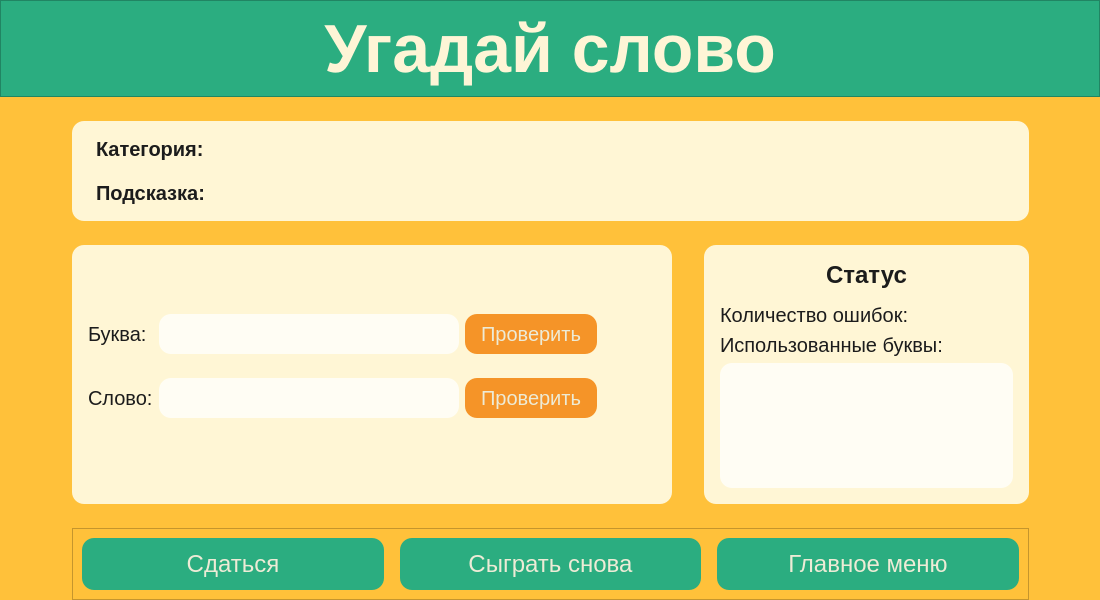
<?xml version="1.0" encoding="UTF-8"?>
<ui version="4.0">
 <class>gamePage</class>
 <widget class="QWidget" name="gamePage">
  <property name="geometry">
   <rect>
    <x>0</x>
    <y>0</y>
    <width>1100</width>
    <height>600</height>
   </rect>
  </property>
  <property name="sizePolicy">
   <sizepolicy hsizetype="Expanding" vsizetype="Expanding">
    <horstretch>0</horstretch>
    <verstretch>0</verstretch>
   </sizepolicy>
  </property>
  <property name="minimumSize">
   <size>
    <width>1100</width>
    <height>600</height>
   </size>
  </property>
  <property name="windowTitle">
   <string>Form</string>
  </property>
  <property name="styleSheet">
   <string notr="true">#gamePage {
	font-family: &quot;Nunito Sans Normal&quot;;
	background-color: #FFC13A;
}</string>
  </property>
  <layout class="QVBoxLayout" name="verticalLayout">
   <property name="spacing">
    <number>0</number>
   </property>
   <property name="leftMargin">
    <number>0</number>
   </property>
   <property name="topMargin">
    <number>0</number>
   </property>
   <property name="rightMargin">
    <number>0</number>
   </property>
   <property name="bottomMargin">
    <number>0</number>
   </property>
   <item>
    <widget class="QFrame" name="gameHeader">
     <property name="styleSheet">
      <string notr="true">#gameHeader{
	background-color: #2BAD80;
}</string>
     </property>
     <property name="frameShape">
      <enum>QFrame::StyledPanel</enum>
     </property>
     <property name="frameShadow">
      <enum>QFrame::Raised</enum>
     </property>
     <layout class="QHBoxLayout" name="horizontalLayout">
      <item>
       <widget class="QLabel" name="gameTitle">
        <property name="styleSheet">
         <string notr="true">#gameTitle {
	font-family: &quot;NunitoSans&quot;;
	font-size: 68px;
	font-weight: 600;
	color: #FEF5D6;
}</string>
        </property>
        <property name="text">
         <string>Угадай слово</string>
        </property>
        <property name="alignment">
         <set>Qt::AlignCenter</set>
        </property>
       </widget>
      </item>
     </layout>
    </widget>
   </item>
   <item>
    <widget class="QWidget" name="gameMainContainer" native="true">
     <property name="sizePolicy">
      <sizepolicy hsizetype="Preferred" vsizetype="Expanding">
       <horstretch>0</horstretch>
       <verstretch>0</verstretch>
      </sizepolicy>
     </property>
     <property name="styleSheet">
      <string notr="true">#gameMainContainer{
	background-color: #FFC13A;
}

QLabel {
	color: #1C1C1C;
}</string>
     </property>
     <layout class="QVBoxLayout" name="verticalLayout_2">
      <property name="spacing">
       <number>16</number>
      </property>
      <property name="leftMargin">
       <number>24</number>
      </property>
      <property name="topMargin">
       <number>24</number>
      </property>
      <property name="rightMargin">
       <number>24</number>
      </property>
      <property name="bottomMargin">
       <number>0</number>
      </property>
      <item>
       <widget class="QWidget" name="gameFieldContainer" native="true">
        <layout class="QHBoxLayout" name="horizontalLayout_4">
         <property name="spacing">
          <number>0</number>
         </property>
         <property name="leftMargin">
          <number>0</number>
         </property>
         <property name="topMargin">
          <number>0</number>
         </property>
         <property name="rightMargin">
          <number>0</number>
         </property>
         <property name="bottomMargin">
          <number>0</number>
         </property>
         <item>
          <spacer name="horizontalSpacer_5">
           <property name="orientation">
            <enum>Qt::Horizontal</enum>
           </property>
           <property name="sizeHint" stdset="0">
            <size>
             <width>40</width>
             <height>20</height>
            </size>
           </property>
          </spacer>
         </item>
         <item>
          <widget class="QWidget" name="gameFieldWrapper" native="true">
           <property name="sizePolicy">
            <sizepolicy hsizetype="Preferred" vsizetype="Expanding">
             <horstretch>0</horstretch>
             <verstretch>0</verstretch>
            </sizepolicy>
           </property>
           <layout class="QVBoxLayout" name="verticalLayout_3">
            <property name="spacing">
             <number>24</number>
            </property>
            <property name="leftMargin">
             <number>0</number>
            </property>
            <property name="topMargin">
             <number>0</number>
            </property>
            <property name="rightMargin">
             <number>0</number>
            </property>
            <property name="bottomMargin">
             <number>0</number>
            </property>
            <item>
             <widget class="QWidget" name="gameInfoContainer" native="true">
              <property name="sizePolicy">
               <sizepolicy hsizetype="Preferred" vsizetype="Preferred">
                <horstretch>0</horstretch>
                <verstretch>0</verstretch>
               </sizepolicy>
              </property>
              <property name="minimumSize">
               <size>
                <width>0</width>
                <height>100</height>
               </size>
              </property>
              <property name="styleSheet">
               <string notr="true">#gameInfoContainer {
	background-color: #FFF6D5;
	border-radius: 12px;
}

QLabel {
	font-family: &quot;NunitoSans&quot;;
	font-size: 20px;
	font-weight: 400;
}

#gameCategoryLb, #gameHintLb {
	font-weight: 500;
}</string>
              </property>
              <layout class="QGridLayout" name="gridLayout">
               <property name="leftMargin">
                <number>24</number>
               </property>
               <property name="rightMargin">
                <number>24</number>
               </property>
               <property name="horizontalSpacing">
                <number>16</number>
               </property>
               <item row="0" column="1">
                <widget class="QLabel" name="gameCategoryText">
                 <property name="text">
                  <string/>
                 </property>
                </widget>
               </item>
               <item row="1" column="1">
                <widget class="QLabel" name="gameHintText">
                 <property name="text">
                  <string/>
                 </property>
                </widget>
               </item>
               <item row="0" column="0">
                <widget class="QLabel" name="gameCategoryLb">
                 <property name="styleSheet">
                  <string notr="true">#gameCategoryLb {
	font-family: &quot;NunitoSans&quot;;
	font-weight: 600;
}</string>
                 </property>
                 <property name="text">
                  <string>Категория:</string>
                 </property>
                </widget>
               </item>
               <item row="1" column="0">
                <widget class="QLabel" name="gameHintLb">
                 <property name="styleSheet">
                  <string notr="true">#gameHintLb {
	font-family: &quot;NunitoSans&quot;;
	font-weight: 600;
}</string>
                 </property>
                 <property name="text">
                  <string>Подсказка:</string>
                 </property>
                </widget>
               </item>
               <item row="0" column="2">
                <spacer name="horizontalSpacer">
                 <property name="orientation">
                  <enum>Qt::Horizontal</enum>
                 </property>
                 <property name="sizeHint" stdset="0">
                  <size>
                   <width>40</width>
                   <height>20</height>
                  </size>
                 </property>
                </spacer>
               </item>
               <item row="1" column="2">
                <spacer name="horizontalSpacer_2">
                 <property name="orientation">
                  <enum>Qt::Horizontal</enum>
                 </property>
                 <property name="sizeHint" stdset="0">
                  <size>
                   <width>40</width>
                   <height>20</height>
                  </size>
                 </property>
                </spacer>
               </item>
              </layout>
             </widget>
            </item>
            <item>
             <widget class="QWidget" name="gameWrapper" native="true">
              <property name="sizePolicy">
               <sizepolicy hsizetype="Preferred" vsizetype="Expanding">
                <horstretch>0</horstretch>
                <verstretch>0</verstretch>
               </sizepolicy>
              </property>
              <layout class="QHBoxLayout" name="horizontalLayout_3">
               <property name="spacing">
                <number>32</number>
               </property>
               <property name="leftMargin">
                <number>0</number>
               </property>
               <property name="topMargin">
                <number>0</number>
               </property>
               <property name="rightMargin">
                <number>0</number>
               </property>
               <property name="bottomMargin">
                <number>0</number>
               </property>
               <item>
                <widget class="QWidget" name="gameField" native="true">
                 <property name="minimumSize">
                  <size>
                   <width>600</width>
                   <height>0</height>
                  </size>
                 </property>
                 <property name="maximumSize">
                  <size>
                   <width>1100</width>
                   <height>16777215</height>
                  </size>
                 </property>
                 <property name="styleSheet">
                  <string notr="true">#gameField {
	background-color: #FFF6D5;
	border-radius: 12px;
}

QLabel {
	font-family: &quot;NunitoSans&quot;;
	font-size: 20px;
	font-weight: 400;
	color: #1C1C1C;
}

#encryptedWordText {
	color: #1C1C1C;
	font-size: 18px;
	font-weight: 500;
}

QLineEdit {
	border-radius: 12px;
	font-size: 20px;
	padding: 0 12px;
	background-color: #FFFDF4;
	color: #1C1C1C;
}

QLineEdit:focus {
	border: 2px solid #D5DEFF;
}

QPushButton {
	background-color: #F59428;
	padding: 8px 16px;
	border-radius: 12px;
	font-size: 20px;
	font-weight: 400;
	color: #EDEBD6;
}

QPushButton:hover{
background-color: rgb(255, 172, 29);
}

QPushButton:pressed{
	background-color: rgb(220, 131, 35);
}</string>
                 </property>
                 <layout class="QGridLayout" name="gridLayout_2">
                  <property name="leftMargin">
                   <number>16</number>
                  </property>
                  <property name="topMargin">
                   <number>24</number>
                  </property>
                  <property name="rightMargin">
                   <number>16</number>
                  </property>
                  <property name="bottomMargin">
                   <number>0</number>
                  </property>
                  <property name="verticalSpacing">
                   <number>24</number>
                  </property>
                  <item row="2" column="0">
                   <widget class="QLabel" name="gameWordLb">
                    <property name="text">
                     <string>Слово:</string>
                    </property>
                   </widget>
                  </item>
                  <item row="1" column="2">
                   <widget class="QPushButton" name="buttonCheckChar">
                    <property name="text">
                     <string>Проверить</string>
                    </property>
                   </widget>
                  </item>
                  <item row="2" column="2">
                   <widget class="QPushButton" name="buttonCheckWord">
                    <property name="text">
                     <string>Проверить</string>
                    </property>
                   </widget>
                  </item>
                  <item row="1" column="0">
                   <widget class="QLabel" name="gameCharLb">
                    <property name="text">
                     <string>Буква:</string>
                    </property>
                   </widget>
                  </item>
                  <item row="2" column="1">
                   <widget class="QLineEdit" name="gameWordInput">
                    <property name="sizePolicy">
                     <sizepolicy hsizetype="Preferred" vsizetype="Preferred">
                      <horstretch>0</horstretch>
                      <verstretch>0</verstretch>
                     </sizepolicy>
                    </property>
                    <property name="minimumSize">
                     <size>
                      <width>300</width>
                      <height>0</height>
                     </size>
                    </property>
                   </widget>
                  </item>
                  <item row="1" column="1">
                   <widget class="QLineEdit" name="gameCharInput">
                    <property name="sizePolicy">
                     <sizepolicy hsizetype="Expanding" vsizetype="Preferred">
                      <horstretch>0</horstretch>
                      <verstretch>0</verstretch>
                     </sizepolicy>
                    </property>
                   </widget>
                  </item>
                  <item row="3" column="0">
                   <spacer name="verticalSpacer">
                    <property name="orientation">
                     <enum>Qt::Vertical</enum>
                    </property>
                    <property name="sizeHint" stdset="0">
                     <size>
                      <width>20</width>
                      <height>40</height>
                     </size>
                    </property>
                   </spacer>
                  </item>
                  <item row="1" column="3">
                   <spacer name="horizontalSpacer_3">
                    <property name="orientation">
                     <enum>Qt::Horizontal</enum>
                    </property>
                    <property name="sizeHint" stdset="0">
                     <size>
                      <width>40</width>
                      <height>20</height>
                     </size>
                    </property>
                   </spacer>
                  </item>
                  <item row="0" column="0" colspan="4">
                   <widget class="QLabel" name="encryptedWordText">
                    <property name="styleSheet">
                     <string notr="true"/>
                    </property>
                    <property name="text">
                     <string/>
                    </property>
                    <property name="alignment">
                     <set>Qt::AlignCenter</set>
                    </property>
                   </widget>
                  </item>
                 </layout>
                </widget>
               </item>
               <item>
                <widget class="QWidget" name="gameStatistics" native="true">
                 <property name="minimumSize">
                  <size>
                   <width>300</width>
                   <height>0</height>
                  </size>
                 </property>
                 <property name="maximumSize">
                  <size>
                   <width>800</width>
                   <height>16777215</height>
                  </size>
                 </property>
                 <property name="styleSheet">
                  <string notr="true">#gameStatistics {
	background-color: #FFF6D5;
	border-radius: 12px;
}

QLabel {
	font-family: &quot;NunitoSans&quot;;
	font-size: 20px;
	font-weight: 400;
}

#statisticsTitle {
	font-size: 24px;
	font-weight: 500;
	margin-bottom: 8px;
}

#errorCharList {
	font-size: 16px;
	font-weight: 400;
	background-color: #FFFDF4;
	border: none;
	border-radius: 12px;
	color: #1C1C1C;
}

#errorCharList::item {
	padding: 2px;
}

#errorCharList::item:selected {
	padding: 2px;
    background-color: #2ABf9E;
	color: #1C1C1C;
	underline: none;
}

#errorCharList::item:hover {
	padding: 1px;
	border: 1px solid #D5DEFF;
}

#errorCharList::item:focus {
	padding: 2px;
	border: none;
}</string>
                 </property>
                 <layout class="QGridLayout" name="gridLayout_3">
                  <property name="leftMargin">
                   <number>16</number>
                  </property>
                  <property name="topMargin">
                   <number>16</number>
                  </property>
                  <property name="rightMargin">
                   <number>16</number>
                  </property>
                  <property name="bottomMargin">
                   <number>16</number>
                  </property>
                  <item row="1" column="0">
                   <widget class="QLabel" name="gameErrorCountLb">
                    <property name="text">
                     <string>Количество ошибок: </string>
                    </property>
                   </widget>
                  </item>
                  <item row="2" column="0">
                   <widget class="QLabel" name="gameUsedCharsLb">
                    <property name="text">
                     <string>Использованные буквы: </string>
                    </property>
                   </widget>
                  </item>
                  <item row="1" column="1">
                   <widget class="QLabel" name="gameErrorCountText">
                    <property name="text">
                     <string/>
                    </property>
                   </widget>
                  </item>
                  <item row="1" column="2">
                   <spacer name="horizontalSpacer_6">
                    <property name="orientation">
                     <enum>Qt::Horizontal</enum>
                    </property>
                    <property name="sizeHint" stdset="0">
                     <size>
                      <width>40</width>
                      <height>20</height>
                     </size>
                    </property>
                   </spacer>
                  </item>
                  <item row="3" column="0" colspan="3">
                   <widget class="QListWidget" name="errorCharList">
                    <property name="sizePolicy">
                     <sizepolicy hsizetype="Preferred" vsizetype="Preferred">
                      <horstretch>0</horstretch>
                      <verstretch>0</verstretch>
                     </sizepolicy>
                    </property>
                    <property name="flow">
                     <enum>QListView::LeftToRight</enum>
                    </property>
                    <property name="isWrapping" stdset="0">
                     <bool>true</bool>
                    </property>
                    <property name="spacing">
                     <number>8</number>
                    </property>
                    <property name="viewMode">
                     <enum>QListView::IconMode</enum>
                    </property>
                    <property name="uniformItemSizes">
                     <bool>false</bool>
                    </property>
                    <property name="wordWrap">
                     <bool>false</bool>
                    </property>
                    <property name="currentRow">
                     <number>-1</number>
                    </property>
                    <property name="sortingEnabled">
                     <bool>true</bool>
                    </property>
                   </widget>
                  </item>
                  <item row="0" column="0" colspan="3">
                   <widget class="QLabel" name="statisticsTitle">
                    <property name="styleSheet">
                     <string notr="true">#statisticsTitle {
	font-family: &quot;NunitoSans&quot;;
	font-weight: 600;
}</string>
                    </property>
                    <property name="text">
                     <string>Статус</string>
                    </property>
                    <property name="alignment">
                     <set>Qt::AlignCenter</set>
                    </property>
                   </widget>
                  </item>
                 </layout>
                </widget>
               </item>
              </layout>
             </widget>
            </item>
            <item>
             <widget class="QFrame" name="gameButtons">
              <property name="styleSheet">
               <string notr="true">#gameButtons{
	background-color: #FFC13A;
}

QPushButton {
	background-color: #2BAD80;
	padding: 12px 24px;
	border-radius: 12px;
	font-family: &quot;NunitoSans&quot;;
	font-size: 24px;
	font-weight: 400;
	color: #EDEBD6;
}

QPushButton:hover{
	background-color: rgb(47, 193, 142);
}

QPushButton:pressed{
background-color: rgb(39, 158, 116);
}</string>
              </property>
              <property name="frameShape">
               <enum>QFrame::StyledPanel</enum>
              </property>
              <property name="frameShadow">
               <enum>QFrame::Raised</enum>
              </property>
              <layout class="QHBoxLayout" name="horizontalLayout_2">
               <property name="spacing">
                <number>16</number>
               </property>
               <item>
                <widget class="QPushButton" name="gameButtonLuze">
                 <property name="text">
                  <string>Сдаться</string>
                 </property>
                </widget>
               </item>
               <item>
                <widget class="QPushButton" name="gameButtonRepeat">
                 <property name="text">
                  <string>Сыграть снова</string>
                 </property>
                </widget>
               </item>
               <item>
                <widget class="QPushButton" name="gameButtonMainMenu">
                 <property name="text">
                  <string>Главное меню</string>
                 </property>
                </widget>
               </item>
              </layout>
             </widget>
            </item>
           </layout>
          </widget>
         </item>
         <item>
          <spacer name="horizontalSpacer_4">
           <property name="orientation">
            <enum>Qt::Horizontal</enum>
           </property>
           <property name="sizeHint" stdset="0">
            <size>
             <width>5</width>
             <height>20</height>
            </size>
           </property>
          </spacer>
         </item>
        </layout>
       </widget>
      </item>
      <item>
       <spacer name="verticalSpacer_2">
        <property name="orientation">
         <enum>Qt::Vertical</enum>
        </property>
        <property name="sizeHint" stdset="0">
         <size>
          <width>20</width>
          <height>40</height>
         </size>
        </property>
       </spacer>
      </item>
      <item>
       <spacer name="verticalSpacer_3">
        <property name="orientation">
         <enum>Qt::Vertical</enum>
        </property>
        <property name="sizeHint" stdset="0">
         <size>
          <width>20</width>
          <height>40</height>
         </size>
        </property>
       </spacer>
      </item>
     </layout>
    </widget>
   </item>
  </layout>
 </widget>
 <resources/>
 <connections/>
</ui>
